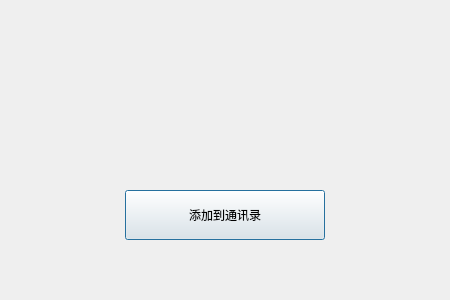
<?xml version="1.0" encoding="UTF-8"?>
<ui version="4.0">
 <class>FindSuccessDlg</class>
 <widget class="QDialog" name="FindSuccessDlg">
  <property name="geometry">
   <rect>
    <x>0</x>
    <y>0</y>
    <width>450</width>
    <height>300</height>
   </rect>
  </property>
  <property name="minimumSize">
   <size>
    <width>450</width>
    <height>300</height>
   </size>
  </property>
  <property name="maximumSize">
   <size>
    <width>450</width>
    <height>300</height>
   </size>
  </property>
  <property name="windowTitle">
   <string>Dialog</string>
  </property>
  <layout class="QVBoxLayout" name="verticalLayout">
   <property name="spacing">
    <number>10</number>
   </property>
   <property name="leftMargin">
    <number>20</number>
   </property>
   <property name="topMargin">
    <number>30</number>
   </property>
   <property name="rightMargin">
    <number>20</number>
   </property>
   <property name="bottomMargin">
    <number>30</number>
   </property>
   <item>
    <widget class="QWidget" name="widget" native="true">
     <layout class="QHBoxLayout" name="horizontalLayout">
      <property name="spacing">
       <number>30</number>
      </property>
      <property name="leftMargin">
       <number>30</number>
      </property>
      <property name="topMargin">
       <number>10</number>
      </property>
      <property name="rightMargin">
       <number>10</number>
      </property>
      <property name="bottomMargin">
       <number>10</number>
      </property>
      <item>
       <widget class="QLabel" name="head_lb">
        <property name="minimumSize">
         <size>
          <width>100</width>
          <height>100</height>
         </size>
        </property>
        <property name="maximumSize">
         <size>
          <width>100</width>
          <height>100</height>
         </size>
        </property>
        <property name="text">
         <string/>
        </property>
       </widget>
      </item>
      <item>
       <widget class="QLabel" name="name_lb">
        <property name="minimumSize">
         <size>
          <width>100</width>
          <height>0</height>
         </size>
        </property>
        <property name="text">
         <string/>
        </property>
       </widget>
      </item>
      <item>
       <spacer name="horizontalSpacer">
        <property name="orientation">
         <enum>Qt::Horizontal</enum>
        </property>
        <property name="sizeHint" stdset="0">
         <size>
          <width>183</width>
          <height>20</height>
         </size>
        </property>
       </spacer>
      </item>
     </layout>
    </widget>
   </item>
   <item>
    <widget class="QWidget" name="widget_2" native="true">
     <layout class="QHBoxLayout" name="horizontalLayout_2">
      <item>
       <widget class="ClickedBtn" name="add_friend_btn">
        <property name="minimumSize">
         <size>
          <width>200</width>
          <height>50</height>
         </size>
        </property>
        <property name="maximumSize">
         <size>
          <width>200</width>
          <height>50</height>
         </size>
        </property>
        <property name="text">
         <string>添加到通讯录</string>
        </property>
       </widget>
      </item>
     </layout>
    </widget>
   </item>
  </layout>
 </widget>
 <customwidgets>
  <customwidget>
   <class>ClickedBtn</class>
   <extends>QPushButton</extends>
   <header location="global">clickedbtn.h</header>
  </customwidget>
 </customwidgets>
 <resources/>
 <connections/>
</ui>
